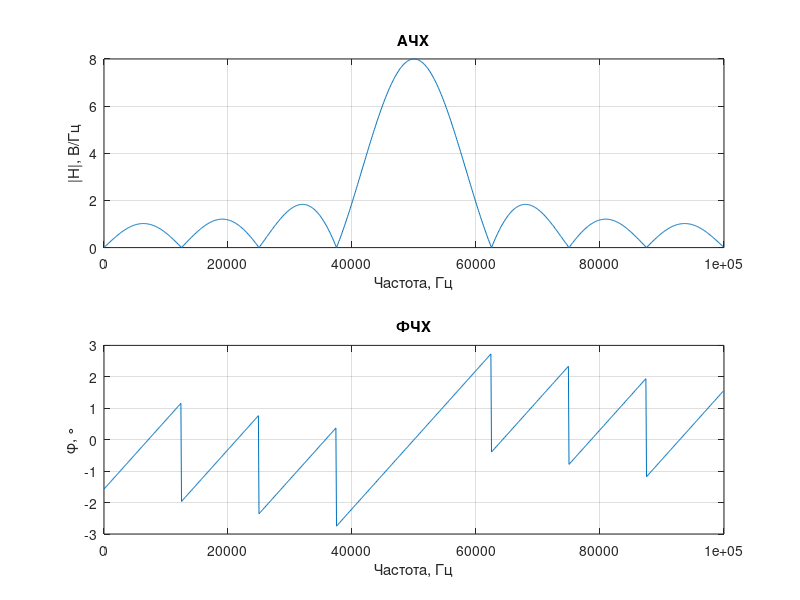
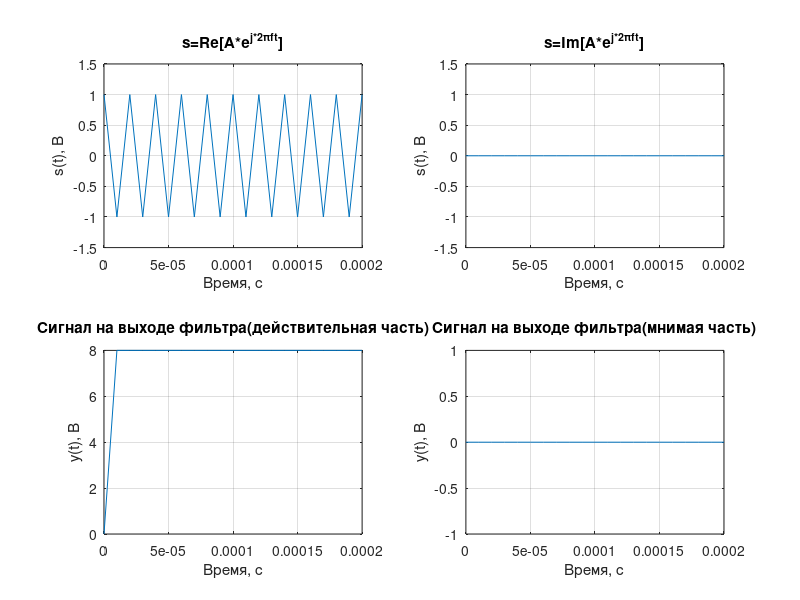

The MATLAB script that drew these images, in order:
function praktika7()
%% Created by L_DelOff
global type_of_noise time A f A_n1 A_n2 T N k
%% Пункт №1

%% Основные параметры
% сигнал
A=1;        % амплитуда сигнала[В]
f=50000;       % частота сигнала[Гц]
% модель
T=0.00001;    % Период дискретизации
time=10/f;    % всё время моделирования[с]
% когерентный накопитель
N=8;        % количество каналов при подсчёте ДПФ
k=4;        % интересующий нас канал = k+1
% шум
    % максимальная амплитуда шума[В]
A_n1=0.01; %равномерного
A_n2=1000; %для нормального закона это множитель, который надо подгонять под цифру выше (шум 2)
type_of_noise=2; % выбор типа шума (1 или 2)

[s,n,t]=punkt1();
% s - массив значений сигнала
% t - массив значений времени
%% Пункт 2
y=punkt2(s,n,t);
% y = 
% [ выход ЦФ, если подать сигнал]
%%
%% Пункт 3
report=punkt3(s,y,t);
% report =
% среднее(мат ожидание) СКО дисперсия
% x                     x   x
% ...                   ... ...

%% Внимание, эти строки нужны для построения зависимости SNR от амплитуды сигнала
%%Выполнить эти две строки для создания/обнуления таблицы
%report_new=[]
%save('report.mat','report_new');
%%Эти строки ломают код, но создают в папке таблицу(раскоментировать вместе со строками в п.3)
%первая строка - амплитуды
%вторая строка - значение отношения сигнал шум
%load('report.mat','report_new');
%report_new(1,end+1)=A;
%report_new(2,end)=report;
%save('report.mat','report_new');
%%
a=1;
fprintf('Конец');
end

function [s,n,t]=punkt1()
global type_of_noise time A f A_n1 A_n2 T
%% Задаю наблюдаемый промежуток времени
t=0:T:time;
%% Создаю комплексный гармонический сигнал
s=A*exp(1i*2*pi*f*t);
%% Создаю шум
n=[];
%n=[случайные числа (только rand())         ... это шум по равномерному распределению ...] 
%  [случайные числа (сложил много раз rand) ... это шум по нормальному распределению ... ]                               ]
for i=0:T:time
    n(1,end+1)=A_n1*((2*rand()-1)+1i*(2*rand()-1)); %Шум с равномерным распределением
    n(2,end)=0;
    for j=1:1000
        n(2,end)=n(2,end)+A_n1*((2*rand()-1)+1i*(2*rand()-1)); %Шум с нормальным распределением
    end
    n(2,end)=n(2,end)/1000*A_n2;
end
%% Формирование сигнала(графики)
    function grafiki1(s,n,t)
        figure(11)
        %% Чистый сигнал (действительная часть)
        subplot(2,1,1)
        plot(t,real(s))
        grid on
        title('s=Re[A*e^{j*2\pift}]')
        xlabel('Время, с')
        ylabel('s(t), В')
        %% Чистый сигнал (мнимая часть)
        subplot(2,1,2)
        plot(t,imag(s))
        grid on
        title('s=Im[A*e^{j*2\pift}]')
        xlabel('Время, с')
        ylabel('s(t), В')
        %% Шум (действительная часть)
        figure(12)
        subplot(2,2,1)
        plot(t,real(n(type_of_noise,:)))
        grid on
        title('Re[n(t)]')
        xlabel('Время, с')
        ylabel('n(t), В')
        ylim([-1 1])
        %% Шум (мнимая часть)
        subplot(2,2,2)
        plot(t,imag(n(type_of_noise,:)))
        grid on
        title('Im[n(t)]')
        xlabel('Время, с')
        ylabel('s(t), В')
        ylim([-1 1])
        %% Полный сигнал (действительная часть) 
        subplot(2,2,3)
        plot(t,real(s+n(type_of_noise,:)))
        grid on
        title('Re[s(t)+n(t)]')
        xlabel('Время, с')
        ylabel('s(t), В')
        %% Полный сигнал (мнимая часть) 
        subplot(2,2,4)
        plot(t,imag(s+n(type_of_noise,:)))
        grid on
        title('Im[s(t)+n(t)]')
        xlabel('Время, с')
        ylabel('s(t), В')
        %% Распределение шума
        figure(13)
        hist(real(n(1,:)),20)
        grid on
        title('Шум(равномерный закон)')
        figure(14)
        hist(real(n(2,:)),20)
        grid on
        title('Шум(нормальный закон)')        
    end
%% Раскоментировать, если нужны графики
%grafiki1(s,n,t)
end

function y=punkt2(s,n,t)
global T N k f A
%% Разностное уравнение фильтра
    function y=filter(x)
        sum=0;
        deltaw=2*pi/(N*T);
        eta=2*pi*f/deltaw;
        for n=0:N-1
            %sum=sum+x*exp(-1i*deltaw*T*n*k);
            sum=sum+exp(-1i*deltaw*T*n*(eta-k));
        end
        y=sum;        
    end
%% ЧХ фильтра
    function cfr1()
        figure(22)
        %% КЧХ
        deltaw=2*pi/(N*T);
        H=[];
        freq=1:100:1/T;
        for ii=freq
            eta=2*pi*ii/deltaw;
            fi=deltaw*T*(eta-k);
            H=[H sin(N*fi/2)/sin(fi/2)*exp(1j*(fi*(N-1))/2)];                
        end
        %% АЧХ
        subplot(2,1,1)
        plot(freq,abs(H));
        title('АЧХ');
        xlabel('Частота, Гц')
        ylabel('|H|, В/Гц')
        grid on
        %% ФЧХ
        subplot(2,1,2)
        plot(freq,angle(H));
        title('ФЧХ');
        xlabel('Частота, Гц')
        ylabel('\phi, \circ')
        grid on        
    end
%% Раскоментировать, если нужны графики
cfr1();
%% прохождение сингала через цифровой фильтр
y_s=0;
for i=2:length(s)
    y_s=[y_s filter(s(i))]; % прогоняю чистый сигнал через ЦФ
end
y(1,:)=y_s;
%% Временные диаграммы
    function grafiki2(s,t,y_s) 
        %% Аналогично реальные и мнимые части на входе и выходе ЦФ
        % Пределы по оси Y
        ylimit=[-1.5*A 1.5*A];        
        %% s(t)
        figure(24)
        %%
        subplot(2,2,1)
        plot(t,real(s))
        grid on
        title('s=Re[A*e^{j*2\pift}]')
        xlabel('Время, с')
        ylabel('s(t), В')
        ylim(ylimit);
        %%
        subplot(2,2,2)
        plot(t,imag(s))
        grid on
        title('s=Im[A*e^{j*2\pift}]')
        xlabel('Время, с')
        ylabel('s(t), В')
        ylim(ylimit);
        %%
        subplot(2,2,3)
        plot(t,real(y_s))
        grid on
        title('Сигнал на выходе фильтра(действительная часть)')
        xlabel('Время, с')
        ylabel('y(t), В')
        %ylim(ylimit);
        %%
        subplot(2,2,4)
        plot(t,imag(y_s))
        grid on
        title('Сигнал на выходе фильтра(мнимая часть)')
        xlabel('Время, с')
        ylabel('y(t), В')
        %ylim(ylimit);        
    end
%% Раскоментировать, если нужны графики
grafiki2(s,t,y_s);
end

function report=punkt3(s,noise,y,t)
global type_of_noise
report=[]
    function report=izmerenie(x)
    %% Измерение 
    % Момент первого порядка - это математическое ожидание
    % Момент второго порядка - это дисперсия(квадрат среднеквадратического)
        fprintf('Математическое ожидание - ');
        MEAN=mean(x);
        fprintf(num2str(MEAN));
        fprintf(' В.\n');
        
        fprintf('Среднеквадратическое отклонение - ');
        RMS=rms(x);
        fprintf(num2str(RMS));
        fprintf(' В.\n');
        
        fprintf('Дисперсия - ');
        fprintf(num2str(RMS^2));
        fprintf(' В^2.\n\n');  
        
        report=[MEAN;RMS;RMS^2];
    end
%% измерение отношения сигнал шум на выходе  (либо это)
%ds=izmerenie(real(y(1,:)));
%dn=izmerenie(real(y(2,:)));
%report=ds(2)/dn(2);
%% Эти строки для измерения параметров (либо это, иначе может не заработать)
%{
%% --------
fprintf('Измерение параметров входного сигнала\n');
%% сигнал(вход)
fprintf('Чистый сигнал(действительная составляющая): \n');
report(end+1,:)=izmerenie(real(s));
fprintf('Чистый сигнал(мнимая составляющая): \n');
report(end+1,:)=izmerenie(imag(s));
%% шум(вход)
fprintf('Шум(действительная составляющая): \n');
report(end+1,:)=izmerenie(real(n(type_of_noise,:)));
fprintf('Шум(мнимая составляющая): \n');
report(end+1,:)=izmerenie(imag(n(type_of_noise,:)));
%% сигнал+шум(вход)
fprintf('Сигнал+шум(действительная составляющая): \n');
report(end+1,:)=izmerenie(real(s+n(type_of_noise,:)));
fprintf('Сигнал+шум(мнимая составляющая): \n');
report(end+1,:)=izmerenie(imag(s+n(type_of_noise,:)));
%% -------------
fprintf('Измерение параметров выходного сигнала\n');
%% сигнал(выход)
fprintf('Чистый сигнал(действительная составляющая): \n');
report(end+1,:)=izmerenie(real(y(1,:)));
fprintf('Чистый сигнал(мнимая составляющая): \n');
report(end+1,:)=izmerenie(imag(y(1,:)));
%% шум(выход)
fprintf('Шум(действительная составляющая): \n');
report(end+1,:)=izmerenie(real(y(2,:)));
fprintf('Шум(мнимая составляющая): \n');
report(end+1,:)=izmerenie(imag(y(2,:)));
%% сигнал+шум(выход)
fprintf('Сигнал+шум(действительная составляющая): \n');
report(end+1,:)=izmerenie(real(y(3,:)));
fprintf('Сигнал+шум(мнимая составляющая): \n');
report(end+1,:)=izmerenie(imag(y(3,:)));
%}
end


